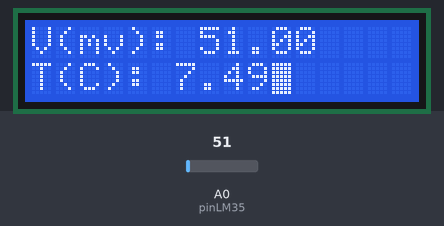
Recording of a sketch running on a simulated Arduino Uno, built with avr-gcc and run on an emulated ATmega328P. Parts: 16×2 character LCD. Inputs (shaded band) come from the test bench; at power-on: A0 (pinLM35) = 51.

Above: at 1.2 s.
1.3 s: A0 (pinLM35) set to 61
At 2.6 s:
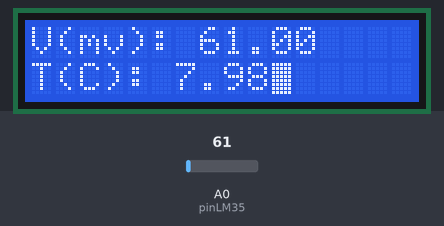
3.4 s: A0 (pinLM35) set to 71
At 5.7 s:
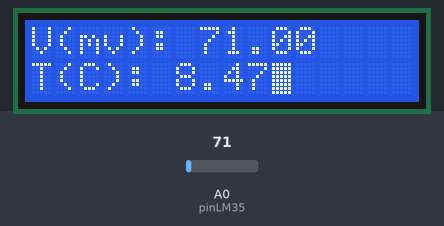
6.1 s: A0 (pinLM35) set to 86
At 6.6 s:
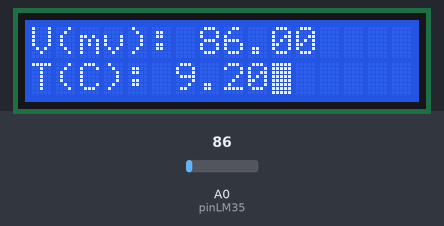
Timing chart, 0 to 9.1 s (numbered marks = the images above; inputs shaded):
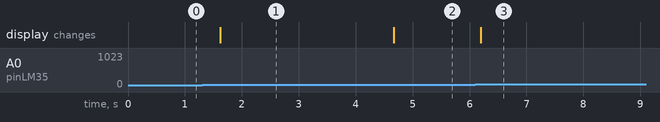

Measured:
- after the input at 1.3 s, the display: changes after 0.32 s (image 1)
- after the input at 3.4 s, the display: changes after 1.3 s (image 2)
- after the input at 6.1 s, the display: changes after 0.10 s (image 3)

The sketch:

AmplificacionProyecto.ino
```cpp
// Autor: Luis Felipe Flores Sanchez & Luis Dario Hinojosa

#include <LiquidCrystal_I2C.h>
#include <Wire.h>

// 16 CHARACTERS AND 2 LINE DYSPLAY

LiquidCrystal_I2C lcd(0x27,16,2);


float tempC; // Variable para almacenar el valor obtenido del sensor (0 a 1023)
float v;
int pinLM35 = A0; // Variable del pin de entrada del sensor (A0)
float tempNormal;

void setup() {
  // Configuramos el puerto serial a 9600 bps
  Serial.begin(9600);
  lcd.begin();
  lcd.backlight();

}

void loop() {
  // Con analogRead leemos el sensor, recuerda que es un valor de 0 a 1023
  v = analogRead(pinLM35);
  // Calculamos la temperatura con la fórmula
  //tempC = v/2.046; // sin opam
  //tempC = (v*5*100)/1023;
  tempC = (v/20.46)+5; // Con opam
  lcd.clear();
  lcd.setCursor(0,0);
  lcd.print("V(mv): ");
  lcd.print(v);
  lcd.setCursor(0,1);
  lcd.print("T(C): ");
  lcd.print(tempC);
  lcd.blink();
  delay(500);
  /*
  // Envia el dato al puerto serial
  Serial.print("V: ");
  Serial.print(v);
  Serial.print("\t");
  Serial.print("T: ");
  Serial.print(tempC);
  Serial.print("\n");
  */

  // Esperamos un tiempo para repetir el loop
  delay(1000);
}
```
